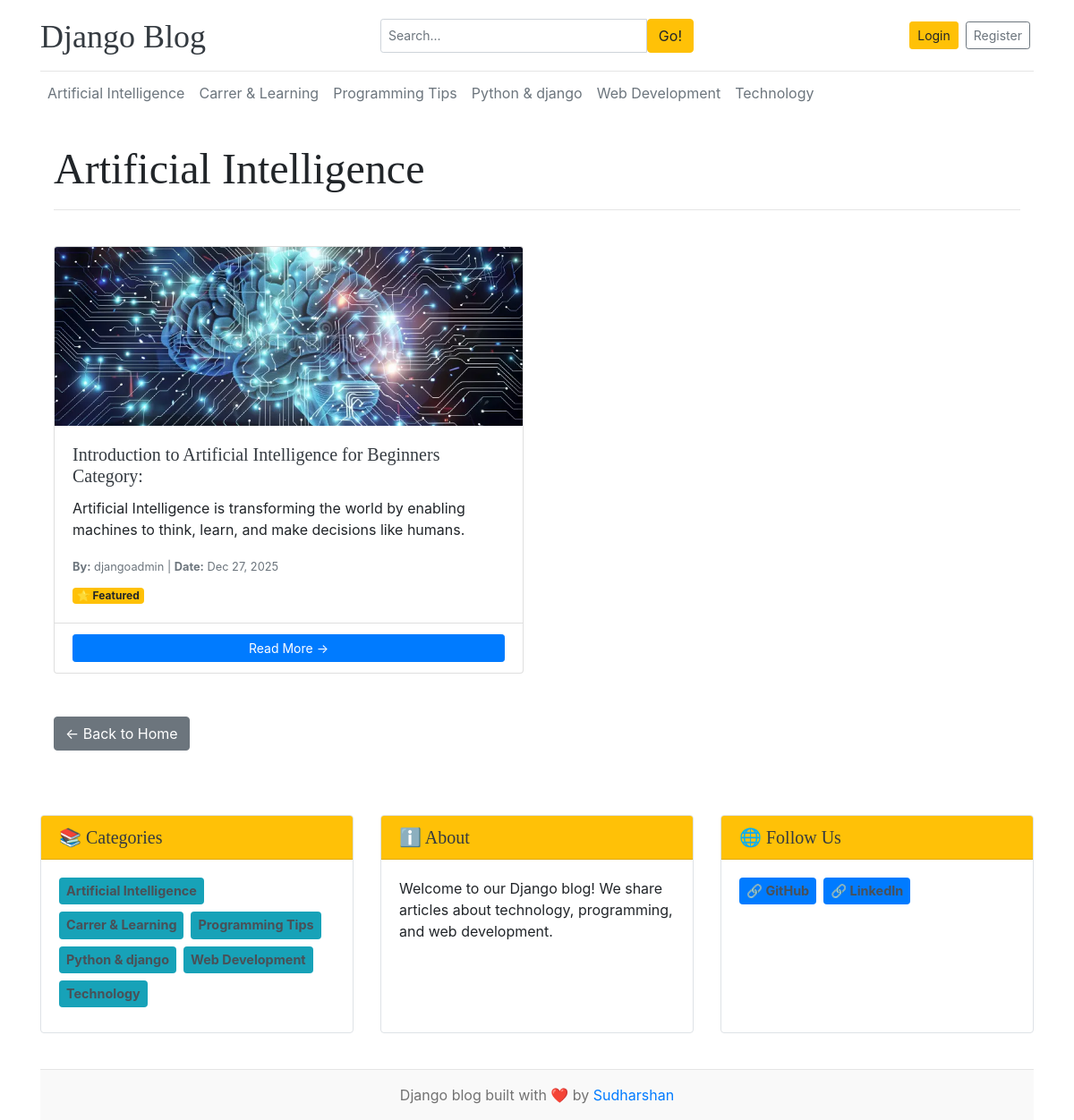
Page /category/1/ on the committed database.
### blogs/models.py (models this page shows, shortened)
class Category(models.Model):
    category_name = models.CharField(max_length=50, unique=True)
    created_at=models.DateTimeField(auto_now_add=True)
    updated_at = models.DateTimeField(auto_now=True)
    class Meta:
        verbose_name_plural = 'Categories'

class Blog(models.Model):
    title=models.CharField(max_length=100)
    slug=models.SlugField(max_length=150,unique=True,blank=True)
    category = models.ForeignKey(Category,on_delete=models.CASCADE)
    author = models.ForeignKey(User,on_delete=models.CASCADE)
    feauture_image = models.ImageField(upload_to='uploads/%y/%m/%d')
    short_description =models.TextField(max_length=500)
    blog_body=models.TextField(max_length=2000)
    status = models.CharField(max_length=20, choices=STATUS_CHOICES,default="Draft")
    is_featured = models.BooleanField(default=False)
    created_at=models.DateTimeField(auto_now_add=True)
    updated_at = models.DateTimeField(auto_now=True)
    class Meta:
        verbose_name_plural = 'Blogs'

### blogs/views.py (the view)
# urls.py: path('category/<int:category_id>/', blog_views.posts_by_category, name='posts_by_category'),
def posts_by_category(request, category_id):
    category = get_object_or_404(Category, id=category_id)
    posts = Blog.objects.filter(category=category, status="Published")
    context = {
        'posts': posts,
        'category': category,
        'categories': Category.objects.all(),
    }
    return render(request, 'posts_by_category.html', context)

### blogs/context_processors.py (called while the page is built)
def get_social_links(request):
    social_links = SocialLink.objects.all()
    return {'social_links': social_links}

### templates/posts_by_category.html (shortened to what this page needs)
{% extends 'base.html' %}
{% block content %}
<div class="container mt-4">
    <div class="row mb-4">
        <div class="col-md-12">
            <h1 class="display-4">{{ category.category_name }}</h1>
            <hr>
        </div>
    </div>
    {% if posts %}
    <div class="row">
        {% for post in posts %}
        <div class="col-md-6 mb-4">
            <div class="card h-100 shadow-sm">
                {% if post.feauture_image %}
                <img src="{{ post.feauture_image.url }}"
                     class="card-img-top"
                     alt="{{ post.title }}"
                     style="height: 200px; object-fit: cover;">
                {% else %}
                <div style="height: 200px; background-color: #f0f0f0; display: flex; align-items: center; justify-content: center;">
                    <span class="text-muted">No Image</span>
                </div>
                {% endif %}
                <div class="card-body">
                    <h5 class="card-title">
                        <a href="{% url 'blogs' post.slug %}" class="text-dark">
                            {{ post.title }}
                        </a>
                    </h5>
                    <p class="card-text">{{ post.short_description|truncatewords:20 }}</p>
                    <div class="mb-2">
                        <small class="text-muted">
                            <strong>By:</strong> {{ post.author.username }} |
                            <strong>Date:</strong> {{ post.created_at|date:"M d, Y" }}
                        </small>
                    </div>
                    {% if post.is_featured %}
                    <span class="badge badge-warning">⭐ Featured</span>
                    {% endif %}
                </div>
                <div class="card-footer bg-transparent">
                    <a href="{% url 'blogs' post.slug %}" class="btn btn-primary btn-sm btn-block">
                        Read More →
                    </a>
                </div>
            </div>
        </div>
        {% endfor %}
    </div>
    {% endif %}
    <div class="row mt-4 mb-5">
        <div class="col-md-12">
            <a href="{% url 'home' %}" class="btn btn-secondary">
                ← Back to Home
            </a>
        </div>
    </div>
</div>
{% endblock %}

### templates/base.html (shortened to what this page needs)
{% load static %}
<!DOCTYPE html>
<html lang="en">
<head>
    <link href="https://getbootstrap.com/docs/4.0/dist/css/bootstrap.min.css" rel="stylesheet">
    <link href="{% static 'css/blog.css' %}" rel="stylesheet">
</head>
<body>
    <div class="container">
      <header class="blog-header py-3">
        <div class="row flex-nowrap justify-content-between align-items-center">
          <div class="col-12 col-md-4 pt-1 text-center text-md-left">
            <a class="blog-header-logo text-dark h4 mb-0" href="{% url 'home' %}">
                Django Blog
            </a>
          </div>
          <div class="col-12 col-md-4 mt-2 mt-md-0">
            <form action="{% url 'search' %}" method="GET">
              <div class="input-group input-group-sm">
                <input class="form-control" type="text" name="keyword" placeholder="Search..." />
                <button class="btn btn-warning" type="submit">Go!</button>
              </div>
            </form>
          </div>
          <div class="col-12 col-md-4 d-flex justify-content-center justify-content-md-end align-items-center mt-2 mt-md-0 flex-wrap">
            {% if user.is_authenticated %}
              <a class="btn btn-sm btn-info m-1" href="{% url 'dashboard' %}">Dashboard</a>
              <span class="mr-2 text-dark d-none d-lg-inline">Hello, <strong>{{ user.username }}</strong>!</span>
              <a class="btn btn-sm btn-outline-danger m-1" href="{% url 'logout' %}">Logout</a>
            {% else %}
              <a class="btn btn-sm btn-warning m-1" href="{% url 'login' %}">Login</a>
              <a class="btn btn-sm btn-outline-secondary m-1" href="{% url 'register' %}">Register</a>
            {% endif %}
          </div>
        </div>
      </header>
      <div class="nav-scroller py-1 mb-2">
        <nav class="nav d-flex flex-wrap justify-content-start">
          {% for cat in categories %}
             <a class="p-2 text-muted text-nowrap" href="{% url 'posts_by_category' cat.id %}" style="white-space: nowrap;">
                 {{ cat.category_name }}
             </a>
          {% endfor %}
        </nav>
      </div>
{% block main_layout %}
<div class="row">
    <div class="col-md-12">
        {% block content %}
        {% endblock %}
    </div>
</div>
<div class="row mt-4 sidebar-widget">
    <div class="col-12 col-sm-6 col-md-4 mb-3">
        <div class="card shadow-sm">
            <div class="card-header bg-warning text-dark">
                <h5 class="mb-0">📚 Categories</h5>
            </div>
            <div class="card-body">
                <div class="d-flex flex-wrap">
                    {% for cat in categories %}
                    <a href="{% url 'posts_by_category' cat.id %}"
                       class="badge badge-info mr-2 mb-2 p-2 text-decoration-none"
                       style="font-size: 0.9rem;">
                        {{ cat.category_name }}
                    </a>
                    {% endfor %}
                </div>
            </div>
        </div>
    </div>
    <div class="col-12 col-sm-6 col-md-4 mb-3">
        <div class="card shadow-sm">
            <div class="card-header bg-warning text-dark">
                <h5 class="mb-0">ℹ️ About</h5>
            </div>
            <div class="card-body">
                <p class="mb-0">Welcome to our Django blog! We share articles about technology, programming, and web development.</p>
            </div>
        </div>
    </div>
    <div class="col-12 col-sm-12 col-md-4 mb-3">
        <div class="card shadow-sm">
            <div class="card-header bg-warning text-dark">
                <h5 class="mb-0">🌐 Follow Us</h5>
            </div>
            <div class="card-body">
                <div class="d-flex flex-wrap justify-content-center justify-content-md-start">
                    <a href="https://github.com/Sudharsan0310" target="_blank" class="badge badge-primary mr-2 mb-2 p-2 text-decoration-none" style="font-size: 0.9rem;">
                        🔗 GitHub
                    </a>
                    <a href="https://www.linkedin.com/in/sudharsanjs" target="_blank" class="badge badge-primary mr-2 mb-2 p-2 text-decoration-none" style="font-size: 0.9rem;">
                        🔗 LinkedIn
                    </a>
                </div>
            </div>
        </div>
    </div>
</div>
{% endblock %}
<footer class="blog-footer mt-4 py-3">
  <center>
    <p class="mb-0">Django blog built with ❤️ by <a href="#">Sudharshan</a></p>
  </center>
</footer>
</body>
</html>

### static/css/blog.css (style rules this page uses)
.blog-header { border-bottom: 1px solid #e5e5e5; }
.blog-header-logo { font-family: "Playfair Display", Georgia, "Times New Roman", serif; font-size: 2.25rem; }
h1, h2, h3, h4, h5, h6 { font-family: "Playfair Display", Georgia, "Times New Roman", serif; }
.display-4 { font-size: 2.5rem; }
@media (min-width: 768px) { .display-4 { font-size: 3rem; } }
.blog-footer { padding: 2.5rem 0; color: #727272; text-align: center; background-color: #f9f9f9; border-top: .05rem solid #e5e5e5; }
.blog-footer p:last-child { margin-bottom: 0; }

### templates/base.html (style rules this page uses)
.sidebar-widget .card { border: 1px solid #dee2e6; transition: transform 0.2s; height: 100%; }
.sidebar-widget a { color: #495057; transition: color 0.2s; }
.nav-scroller { overflow-x: auto; -webkit-overflow-scrolling: touch; }
.nav-scroller .nav { flex-wrap: nowrap; }
.nav-scroller .nav a { transition: all 0.3s; }
.badge { transition: all 0.3s; }
@media (min-width: 1200px) { .container { max-width: 1140px; } }

### rows in the picture
Category: category_name "Artificial Intelligence"
Category: category_name "Carrer & Learning"
Category: category_name "Programming Tips"
Category: category_name "Python & django"
Category: category_name "Web Development"
Category: category_name "Technology"
Blog: feauture_image (picture), title "Introduction to Artificial Intelligence for Beginners Category:", short_description "Artificial Intelligence is transforming the world by enabling machines to think, learn, and make decisions like humans.", author.username "djangoadmin", created_at "Dec 27, 2025", is_featured "⭐ Featured"
